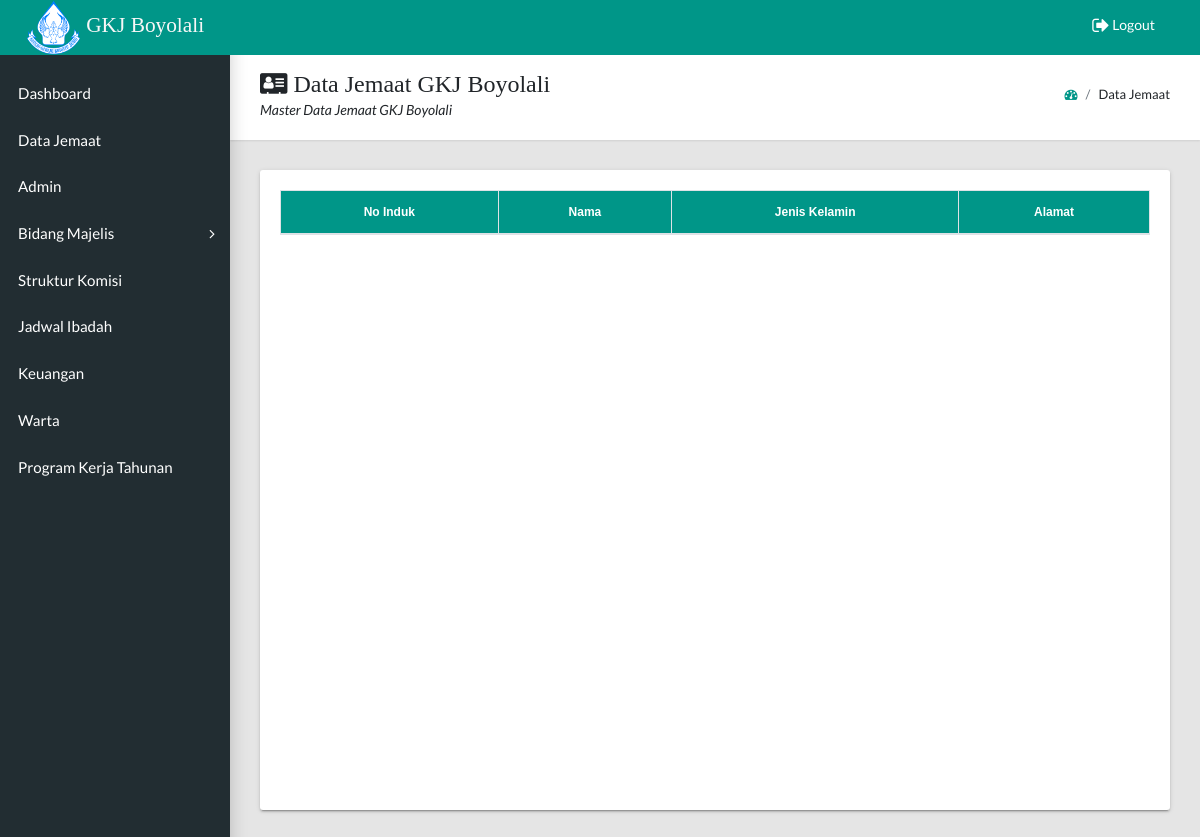
Before: /admin/docs/data_jemaat_majelis.php?id=1 with the older database file.
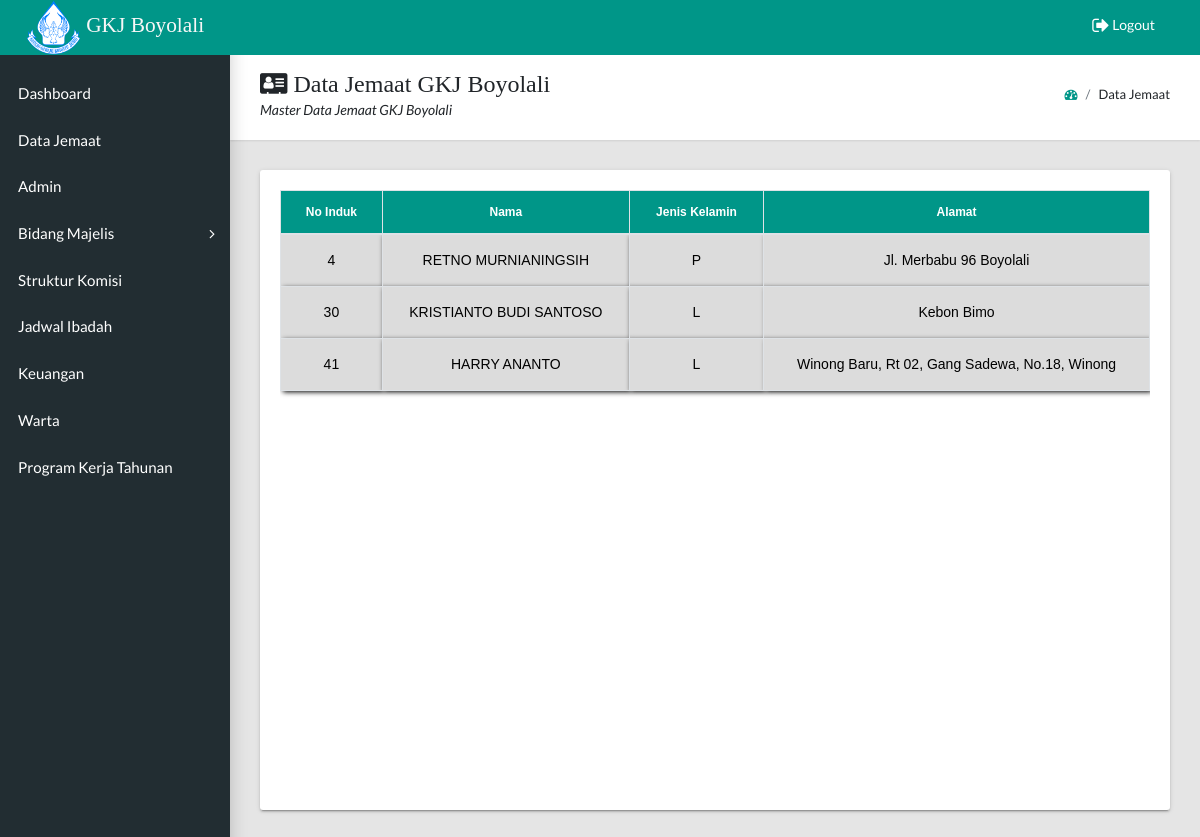
After: the same page with the newer database file.
### tables this page shows
CREATE TABLE `data_jemaat` (
  `no_induk` int(11) NOT NULL,
  `nama` varchar(50) NOT NULL,
  `jabatan` varchar(25) NOT NULL,
  `jenis_kelamin` varchar(2) NOT NULL,
  `alamat` text NOT NULL,
  `lahir` text NOT NULL,
  `baptis` text NOT NULL,
  `sidi` text NOT NULL,
  `nikah` text NOT NULL,
  `meninggal` text NOT NULL,
  `orang_tua` varchar(50) NOT NULL,
  `suami_istri` varchar(50) NOT NULL,
  `dari_gereja` text NOT NULL,
  `ke_gereja` text NOT NULL,
  `keterangan` text NOT NULL,
  `tanggal_terdaftar` date NOT NULL DEFAULT current_timestamp(),
  `keterangan_tambahan` text NOT NULL,
  `Id_komisi` int(11) NOT NULL
);

### admin/docs/data_jemaat_majelis.php (the view, shortened to what this page needs)
<?php
include '../../database.php';
$id__ = $_GET['id'];
  $data_jemaat = mysqli_query($conn, "SELECT * FROM `data_jemaat` where `jabatan` = '$id__'");
?>
<!DOCTYPE html>
<html lang="en">
<?php
include 'header.php';
?>
  <body class="app sidebar-mini">
<?php
include 'navbar_menu.php';
include 'sidebar_menu.php';
?>
    <main class="app-content">
      <div class="app-title">
        <div>
          <h1><i class="fa fa-address-card" aria-hidden="true"></i> Data Jemaat GKJ Boyolali</h1>
          <p>Master Data Jemaat GKJ Boyolali</p>
        </div>
        <ul class="app-breadcrumb breadcrumb">
          <li class="breadcrumb-item"><a href="dashboard.php"><i class="fa fa-dashboard"></a></i></li>
          <li class="breadcrumb-item">Data Jemaat</li>
        </ul>
      </div>
      <div class="row">
        <div class="col-md-12">
          <div class="tile">
              <div style="height: 600px;overflow: scroll;">
                <table class=" table-hover table-bordered" >
                  <thead>
                    <tr>
                      <th rowspan="2">No Induk</th>
                      <th rowspan="2">Nama</th>
                      <th rowspan="2">Jenis Kelamin</th>
                      <th rowspan="2">Alamat</th>
                    </tr>
                  </thead>
                  <tbody>
                  <?php foreach ($data_jemaat as $row) : ?>
                    <tr>
                      <td><?= $row["no_induk"]; ?></td>
                      <td><?= $row["nama"]; ?></td>
                      <td><?= $row["jenis_kelamin"]; ?></td>
                      <td><?= $row["alamat"]; ?></td>
                    </tr>
                    <?php endforeach;
                  ?>
                  </tbody>
                </table>
              </div>
          </div>
        </div>
      </div>
    </main>
  </body>
</html>

### admin/docs/header.php (shortened to what this page needs)
<head>
    <link rel="stylesheet" type="text/css" href="css/main.css">
    <link rel="stylesheet" type="text/css" href="https://maxcdn.bootstrapcdn.com/font-awesome/4.7.0/css/font-awesome.min.css">
  </head>

### admin/docs/navbar_menu.php
<header class="app-header"><b class="app-header__logo contoh"><img class="center"><img src="images/gkj.png" height="55" width="55"> GKJ Boyolali</b>
  <ul class="app-nav">
    <a class="app-nav__item" href="../../logout.php"><i class="fa fa-sign-out fa-lg"></i> Logout</a>
  </ul>
</header>

### admin/docs/sidebar_menu.php (shortened to what this page needs)
<aside class="app-sidebar">
      <ul class="app-menu">
        <li><a class="app-menu__item" href="dashboard.php"><span class="app-menu__label">Dashboard</span></a></li>
        <li><a class="app-menu__item" href="data_jemaat.php"><span class="app-menu__label">Data Jemaat</span></a></li>
        <li><a class="app-menu__item" href="admin.php"><span class="app-menu__label">Admin</span></a></li>
        <li class="treeview"><a class="app-menu__item" href="#" data-toggle="treeview"><span class="app-menu__label">Bidang Majelis</span><i class="treeview-indicator fa fa-angle-right"></i></a>
        </li>
        <li><a class="app-menu__item" href="struktur_komisi.php"><span class="app-menu__label">Struktur Komisi</span></a></li>
        <li><a class="app-menu__item" href="pelayan_ibadah.php"><span class="app-menu__label">Jadwal Ibadah</span></a></li>
        <li><a class="app-menu__item" href="keuangan.php"><span class="app-menu__label">Keuangan</span></a></li>
        <li><a class="app-menu__item" href="warta.php"><span class="app-menu__label">Warta</span></a></li>
        <li><a class="app-menu__item" href="proker.php"><span class="app-menu__label">Program  Kerja Tahunan</span></a></li>
</aside>

### admin/docs/header.php (style rules this page uses)
table { width: 100%; text-align: center; }
th { position: sticky; top: 0; background-color: #009688; color: #fff; padding: 12px 20px; text-align: center; text-transform: capitalize; font-family: 'PT Sans', sans-serif; font-size: 9pt; }
thead { position: sticky; top: 0; }
td { background-color:#DCDCDC; color: #000; text-align: center; border: #fff; padding: 15px; box-shadow: 2px 2px 5px #000000; font-family: 'Poppins', sans-serif; }
.contoh { font-family:'Times New Roman'; font-size: 16pt; color: white; background-color: #009688; }

Changed rows visible on the page:
added data_jemaat: no_induk "4", nama "RETNO MURNIANINGSIH", jenis_kelamin "P", alamat "Jl. Merbabu 96 Boyolali"
added data_jemaat: no_induk "30", nama "KRISTIANTO BUDI SANTOSO", jenis_kelamin "L", alamat "Kebon Bimo"
added data_jemaat: no_induk "41", nama "HARRY ANANTO", jenis_kelamin "L", alamat "Winong Baru, Rt 02, Gang Sadewa, No.18, Winong"
